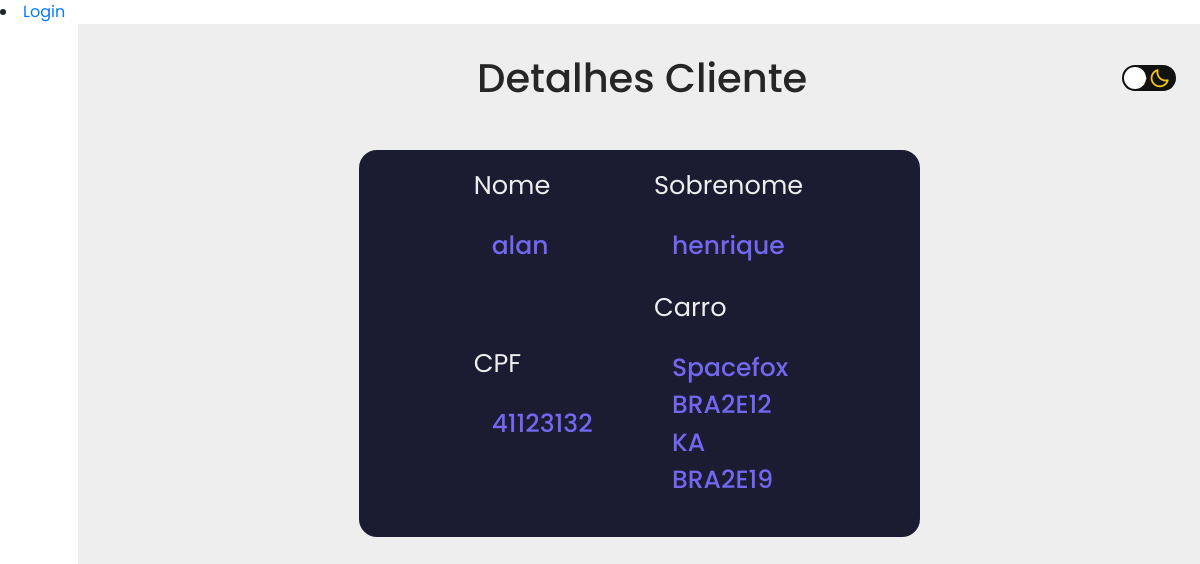
/clientes/clientes/1/detail, run on the app's committed database.
### clientes/models.py (models this page shows, shortened)
class Clientes (models.Model):
    MARCA_CHOICES = (  #CRIAR LISTA PREDEFINIDA DE VALORES
        ('Honda', 'Honda'),
        ('Volkswagen', 'Volkswagen'),
        ('Fiat', 'Fiat'),
    )
    nome = models.CharField(max_length= 50 )
    sobrenome = models.CharField(max_length= 50 )
    cpf = models.PositiveIntegerField(default= 0)
    carro = models.ManyToManyField ('Carro', related_name= 'carro_cliente', blank=True)

class Carro (models.Model):
    MARCA_CHOICES = (  #CRIAR LISTA PREDEFINIDA DE VALORES
        ('Honda', 'Honda'),
        ('Volkswagen', 'Volkswagen'),
        ('Fiat', 'Fiat'),
        ('Ford', 'Ford'),
        ('Hyundai', 'Hyundai'),
        ('Jeep', 'Jeep'),
        ('Renault', 'Renault'),
    )
    COR_CHOICES = (
        ('Branco', 'Branco'),
        ('Preto', 'Preto'),
        ('Vermelho', 'Vermelho'),
        ('Prata', 'Prata'),
        ('Rosa', 'Rosa'),
        ('Azul', 'Azul'),
        ('Outra', 'Outra')
    )
    marca = models.CharField(choices=MARCA_CHOICES, max_length=55)
    modelo = models.CharField(max_length=55)
    placa = models.CharField(max_length=12)
    ano = models.PositiveIntegerField(default=0)
    cor = models.CharField(choices=COR_CHOICES, max_length=55)
    func = models.ForeignKey('User', related_name='func_carro', null=True, blank=True, default=None ,on_delete=models.CASCADE)
    def __str__(self):
        return f'{self.modelo}  {self.placa}'

### clientes/views.py (the view)
# urls.py: path('clientes/<int:pk>/detail', ClienteDetailView.as_view(), name='cliente-detail'),
class ClienteDetailView (generic.DetailView):
    template_name = 'clientes_detail.html'
    def get_queryset(self):
        return Clientes.objects.filter()

### clientes/templates/clientes_detail.html (shortened to what this page needs)
{% extends 'base.html' %}
{% load static %}
{% block 'head' %}
<link rel="stylesheet" href="//maxcdn.bootstrapcdn.com/font-awesome/4.2.0/css/font-awesome.min.css">
<link rel="stylesheet" href="{% static 'form.css' %}">
<link rel="stylesheet" href="{% static 'carro.css' %}">
{% endblock %}
{% block 'dashboard' %}
<div class="alan">
</div>
<div class="row">
    <div class="col-md-11">
        <div class="title">
            <h1>Detalhes Cliente</h1>
        </div>
    </div>
    <div class="col-md-1">
        <div>
            <label for="checkbox" class="checkbox-label">
                <i class="bx bx-moon"></i>
                <span class="ball"></span>
            </label>
        </div>
    </div>
</div>
    <form method="POST">
        <div class="container">
            <div class="row">
                <div class="col-md-4">
                    <h2> Nome </h2>
                    <span class="text"> {{clientes.nome}}
                </div>
                <div class="col-md-4">
                    <h2>Sobrenome</h2>
                    <span class="text">  {{clientes.sobrenome}} </span>
                </div>
            </div>
            <div class="row">
                <div class="col-md-4">
                    <h2>CPF</h2>
                    <span class="text"> {{clientes.cpf}} </span>
                </div>
                <div class="col-md-4">
                    <h2>Carro</h2>
                    <span class="text">{% for carro in clientes.carro.all %}
                          {{carro}}
                        {% endfor %} </span>
                </div>
            </div>
        </div>
    </form>
{% endblock %}

### static/base.css (style rules this page uses)
:root { --background-color: #EEEEEE; --main-color: #7267EF ; --dark-color: #1b1c31; --text-color: #262626; }
* { margin: 0; padding: 0; box-sizing: border-box; font-family: "Poppins" , sans-serif; }
.home-section .text { display: inline-block; color: var(--main-color); font-size: 25px; font-weight: 500; margin: 18px }
.checkbox-label { background-color: #111; width: 54px; height: 26px; border-radius: 50px; position: relative; padding: 5px; cursor: pointer; display: flex; justify-content: space-between; align-items: center; }
.bx-moon { color: #f1c40f!important; font-size: 22px; }
.checkbox-label .ball { background-color: #fff; width: 22px; height: 22px; position: absolute; left: 2px; top: 2px; border-radius: 50%; transition: transform 0.2s linear; }

### static/form.css (style rules this page uses)
* { margin: 0; padding: 0; box-sizing: border-box; text-decoration: none!important; font-family: 'Poppins'; }
.title { margin-left: 10%; display: flex; align-items: center; justify-content: center; }
.title h1 { font-family: 'Poppins'; text-align: center; color: var(--text-color); font-weight: 500; }
.container { margin-top: 40px; width: 50%; background: var(--dark-color) ; border-radius: 18px; padding: 10px; }
.container h2 { color: #EEEEEE; font-size: 1.6rem; font-weight: 400; }
.row { display: flex; align-items: center; justify-content: center; margin: 10px auto; }

### static/carro.css (style rules this page uses)
* { margin: 0; padding: 0; box-sizing: border-box; font-family: 'Poppins'; }
.alan { width: 100%; height: 20px; }

### data on the page
Clientes: nome "alan", sobrenome "henrique", cpf "41123132"
Carro: modelo+placa "Spacefox BRA2E12"
Carro: modelo+placa "KA BRA2E19"
